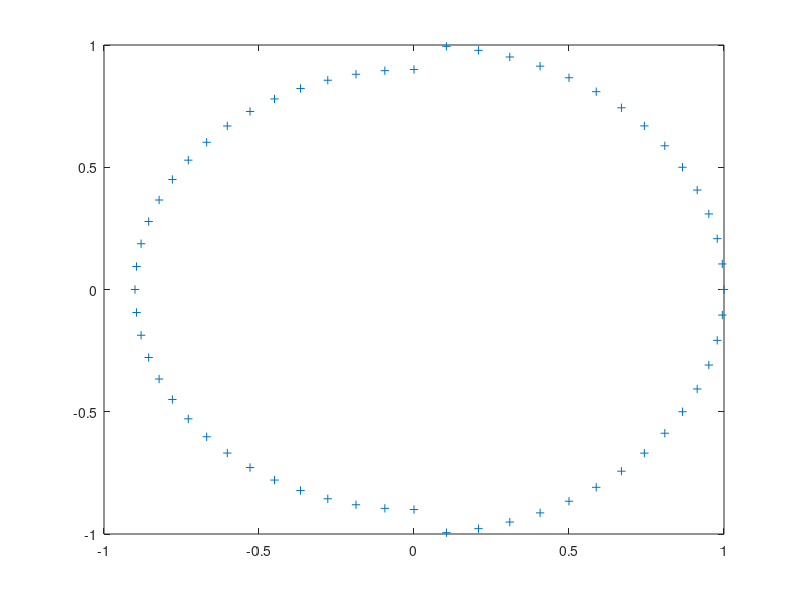

This figure's MATLAB source:
function [p,z] = jt11a
%
%  test polynomial suggested by Jenkins and Traub
%
    m = 15;
    y = exp(i*pi*[(1-m):(m-1)]/(2*m));
    z = 0.9*exp(i*pi*[m:3*m]/(2*m));
    p1 = poly(y); p2 = poly(z);
    p = conv(p1,p2);
    z = [[y';z'],ones(4*m,1)];
    fprintf('\n');
    fprintf(' Roots are all simple and sensitive, see plot ');
    plot(real(z(:,1)),imag(z(:,1)),'+');
    
   